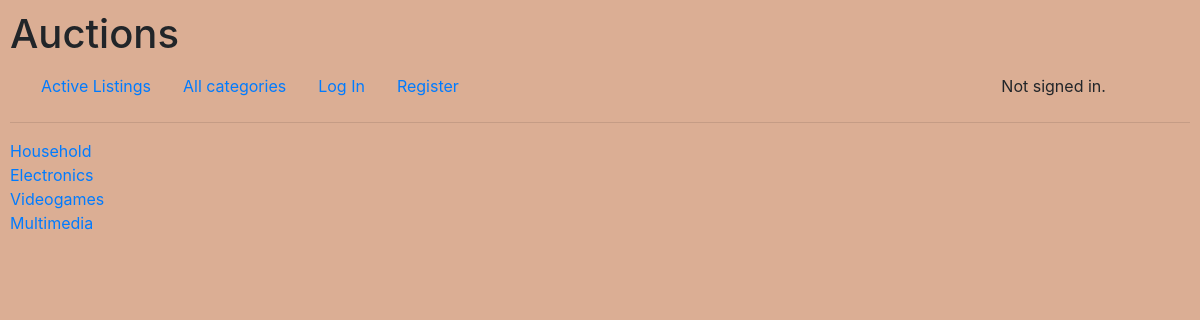
The page /categories on the database as committed earlier.
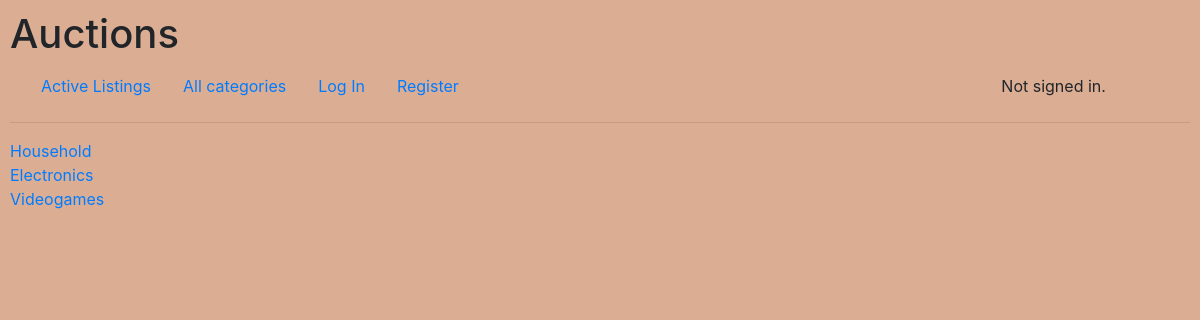
The same page on the database as committed later.
### auctions/models.py (models this page shows, shortened)
class Listing(models.Model):
    title = models.CharField(max_length=64)
    description = models.TextField()
    startingPrize = models.PositiveIntegerField(validators=[MinValueValidator(0.01)])
    listingPrize = models.PositiveIntegerField(validators=[MinValueValidator(0.01)])
    imageUrl = models.CharField(max_length=128)
    category = models.CharField(max_length=64, default="others")
    listingOwner = models.ForeignKey(User, on_delete=models.CASCADE, related_name="listingCreator")
    listingStatus = models.CharField(max_length=64, default="open")

### auctions/views.py (the view)
# urls.py: path("categories", views.categories, name="categories"),
def categories(request):
    listings = Listing.objects.all()
    categoriesList = []
    for listing in listings:
        if listing.category not in categoriesList:
            categoriesList.append(listing.category)
    return render(request, "auctions/categories.html", {
        "categoriesList": categoriesList
    })

### auctions/templates/auctions/categories.html
{% extends "auctions/layout.html" %}
{% block body %}
    {% for category in categoriesList %}
        <a href="{% url 'categoryListings' category %}"> {{ category }}</a>
        <br>
    {% endfor %}
{% endblock %}

### auctions/templates/auctions/layout.html (shortened to what this page needs)
{% load static %}
<!DOCTYPE html>
<html lang="en">
    <head>
        <link rel="stylesheet" href="https://stackpath.bootstrapcdn.com/bootstrap/4.4.1/css/bootstrap.min.css">
        <link href="{% static 'auctions/styles.css' %}" rel="stylesheet">
    </head>
    <body style="background-color: #dbae94">
        <h1>Auctions</h1>
        <div class="container-fluid">
            <div class="row">
                <div class="col-10">
                    <ul class="nav">
                        <li class="nav-item">
                            <a class="nav-link" href="{% url 'index' %}">Active Listings</a>
                        </li>
                        <li class="nav-item">
                            <a class="nav-link" href="{% url 'categories' %}">All categories</a>
                        </li>
                        {% if user.is_authenticated %}
                            <li class="nav-item">
                                <a class="nav-link" href="{% url 'createListing' %}">Create a new Listing</a>
                            </li>
                            <li class="nav-item">
                                <a class="nav-link" href="{% url 'watchlist' %}">Your watchlist</a>
                            </li>
                            <li class="nav-item">
                                <a class="nav-link" href="{% url 'logout' %}">Log Out</a>
                            </li>
                        {% else %}
                            <li class="nav-item">
                                <a class="nav-link" href="{% url 'login' %}">Log In</a>
                            </li>
                            <li class="nav-item">
                                <a class="nav-link" href="{% url 'register' %}">Register</a>
                            </li>
                        {% endif %}
                    </ul>
                </div>
                <div class="col-2 p-2">
                    {% if user.is_authenticated %}
                        Signed in as <strong>{{ user.username }}</strong>.
                    {% else %}
                        Not signed in.
                    {% endif %}
                </div>
            </div>
        </div>
        <hr>
        {% block body %}
        {% endblock %}
    </body>
</html>

### auctions/static/auctions/styles.css (style rules this page uses)
body { padding: 10px; }

Rows that differ between the two databases and show on the page:
removed Listing: categoriesList "Multimedia"
